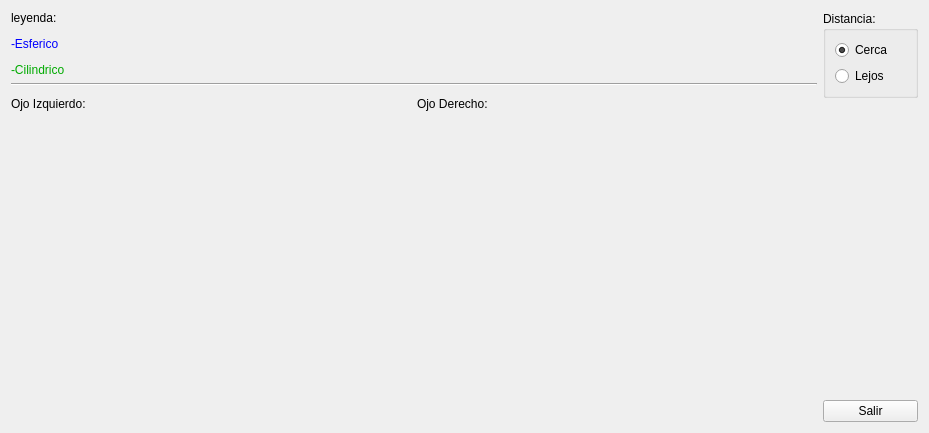
<?xml version="1.0" encoding="UTF-8"?>
<ui version="4.0">
 <class>ui_medidas_historial</class>
 <widget class="QWidget" name="ui_medidas_historial">
  <property name="geometry">
   <rect>
    <x>0</x>
    <y>0</y>
    <width>929</width>
    <height>433</height>
   </rect>
  </property>
  <property name="windowTitle">
   <string>Informe de Medidas</string>
  </property>
  <layout class="QGridLayout" name="gridLayout">
   <item row="0" column="0">
    <layout class="QGridLayout" name="gridLayout_2">
     <item row="0" column="0">
      <widget class="QLabel" name="label_3">
       <property name="frameShadow">
        <enum>QFrame::Plain</enum>
       </property>
       <property name="text">
        <string>&lt;html&gt;&lt;head/&gt;&lt;body&gt;&lt;p&gt;leyenda:&lt;/p&gt;&lt;p&gt;&lt;span style=&quot; color:#0000ff;&quot;&gt;-Esferico&lt;/span&gt;&lt;/p&gt;&lt;p&gt;&lt;span style=&quot; color:#00aa00;&quot;&gt;-Cilindrico&lt;/span&gt;&lt;/p&gt;&lt;/body&gt;&lt;/html&gt;</string>
       </property>
       <property name="textFormat">
        <enum>Qt::AutoText</enum>
       </property>
      </widget>
     </item>
     <item row="1" column="0" colspan="2">
      <widget class="Line" name="line">
       <property name="orientation">
        <enum>Qt::Horizontal</enum>
       </property>
      </widget>
     </item>
     <item row="2" column="0">
      <widget class="QLabel" name="label">
       <property name="text">
        <string>Ojo Izquierdo:</string>
       </property>
      </widget>
     </item>
     <item row="3" column="1">
      <widget class="QLabel" name="label_derecho">
       <property name="minimumSize">
        <size>
         <width>400</width>
         <height>300</height>
        </size>
       </property>
       <property name="maximumSize">
        <size>
         <width>400</width>
         <height>300</height>
        </size>
       </property>
       <property name="text">
        <string/>
       </property>
      </widget>
     </item>
     <item row="2" column="1">
      <widget class="QLabel" name="label_2">
       <property name="text">
        <string>Ojo Derecho:</string>
       </property>
      </widget>
     </item>
     <item row="3" column="0">
      <widget class="QLabel" name="label_izquierdo">
       <property name="enabled">
        <bool>true</bool>
       </property>
       <property name="minimumSize">
        <size>
         <width>400</width>
         <height>300</height>
        </size>
       </property>
       <property name="maximumSize">
        <size>
         <width>400</width>
         <height>300</height>
        </size>
       </property>
       <property name="text">
        <string/>
       </property>
      </widget>
     </item>
    </layout>
   </item>
   <item row="0" column="2">
    <layout class="QGridLayout" name="gridLayout_3">
     <item row="2" column="1">
      <widget class="QPushButton" name="pushButton">
       <property name="text">
        <string>Salir</string>
       </property>
       <property name="shortcut">
        <string>Esc</string>
       </property>
      </widget>
     </item>
     <item row="1" column="1">
      <spacer name="verticalSpacer_3">
       <property name="orientation">
        <enum>Qt::Vertical</enum>
       </property>
       <property name="sizeHint" stdset="0">
        <size>
         <width>20</width>
         <height>40</height>
        </size>
       </property>
      </spacer>
     </item>
     <item row="0" column="1">
      <widget class="QGroupBox" name="groupBox_2">
       <property name="title">
        <string>Distancia:</string>
       </property>
       <layout class="QGridLayout" name="gridLayout_5">
        <item row="0" column="0">
         <widget class="QRadioButton" name="radioButton_cerca">
          <property name="text">
           <string>Cerca</string>
          </property>
          <property name="checked">
           <bool>true</bool>
          </property>
         </widget>
        </item>
        <item row="1" column="0">
         <widget class="QRadioButton" name="radioButton_lejos">
          <property name="text">
           <string>Lejos</string>
          </property>
         </widget>
        </item>
       </layout>
      </widget>
     </item>
    </layout>
   </item>
  </layout>
 </widget>
 <resources/>
 <connections>
  <connection>
   <sender>pushButton</sender>
   <signal>clicked()</signal>
   <receiver>ui_medidas_historial</receiver>
   <slot>close()</slot>
   <hints>
    <hint type="sourcelabel">
     <x>885</x>
     <y>311</y>
    </hint>
    <hint type="destinationlabel">
     <x>478</x>
     <y>216</y>
    </hint>
   </hints>
  </connection>
 </connections>
</ui>
